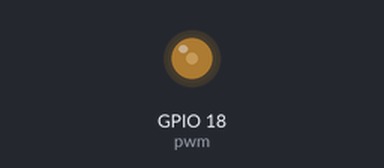
Bench run of a program on a simulated Raspberry Pi (BCM pin numbers). On the bench: output pins drawn as LEDs (lit = HIGH). At 6.5 s the program stops and its outputs stay as they are.

Above: at 0.1 s.
At 6.5 s:
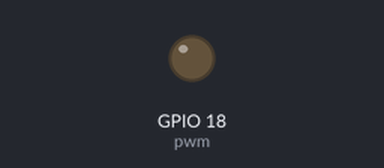
Timing chart, 0 to 8.0 s (numbered marks = the images above):
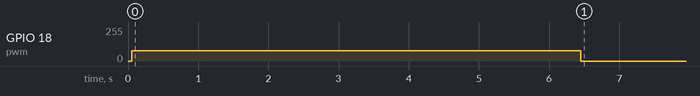

Measured:
- by itself, GPIO 18 (pwm): 0/255 → 77/255 at 0.05 s, → 0/255 6.4 s later

The program:

buzzer_corridor.py
```python
import RPi.GPIO as GPIO
import time

GPIO.setmode(GPIO.BCM)
GPIO.setup(18, GPIO.OUT)

scale = [523, 587, 659, 698, 784, 880, 988, 1047, 1175, 1319, 1397]
corridor = [8, 3, 6, 7, 10, 3, 6, 7, 9, 3, 6, 7, 10, 3, 6, 7, 1, 3, 6, 7, 10, 3, 6, 7, 9, 3, 6, 7, 10, 3, 6, 7]

pwm = GPIO.PWM(18, 10000)
pwm.stop()
time.sleep(0.05)
pwm.start(30)
for i in range(0, 32):
	pwm.ChangeFrequency(scale[corridor[i]])
	time.sleep(0.2)

pwm.ChangeDutyCycle(0.0)

pwm.stop()
GPIO.cleanup()
```
